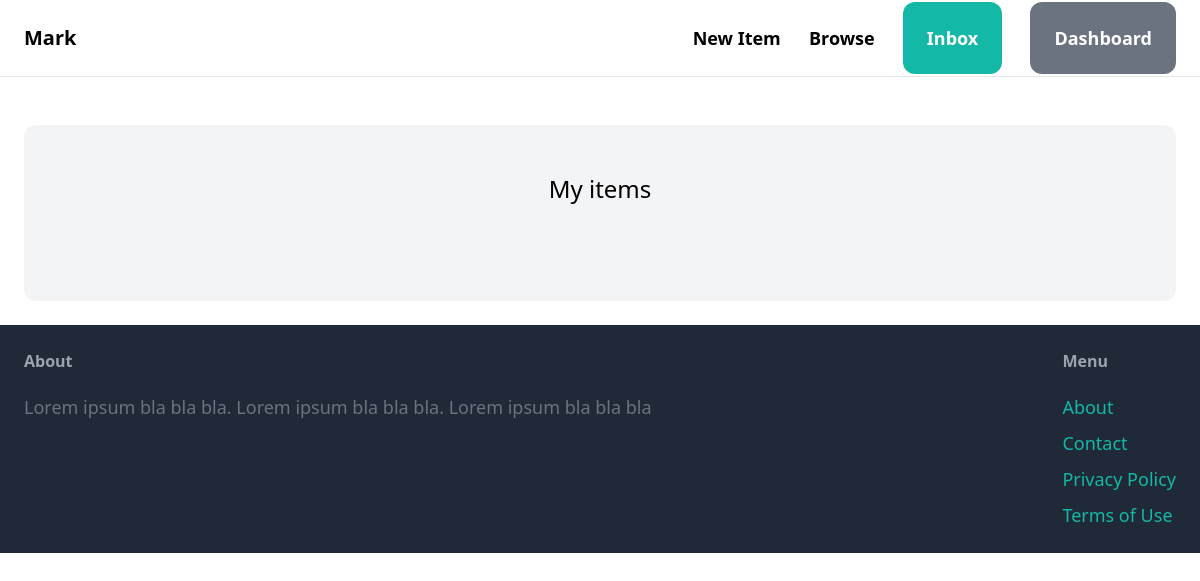
/dashboard/ (signed in), run on an earlier commit of the app's database.
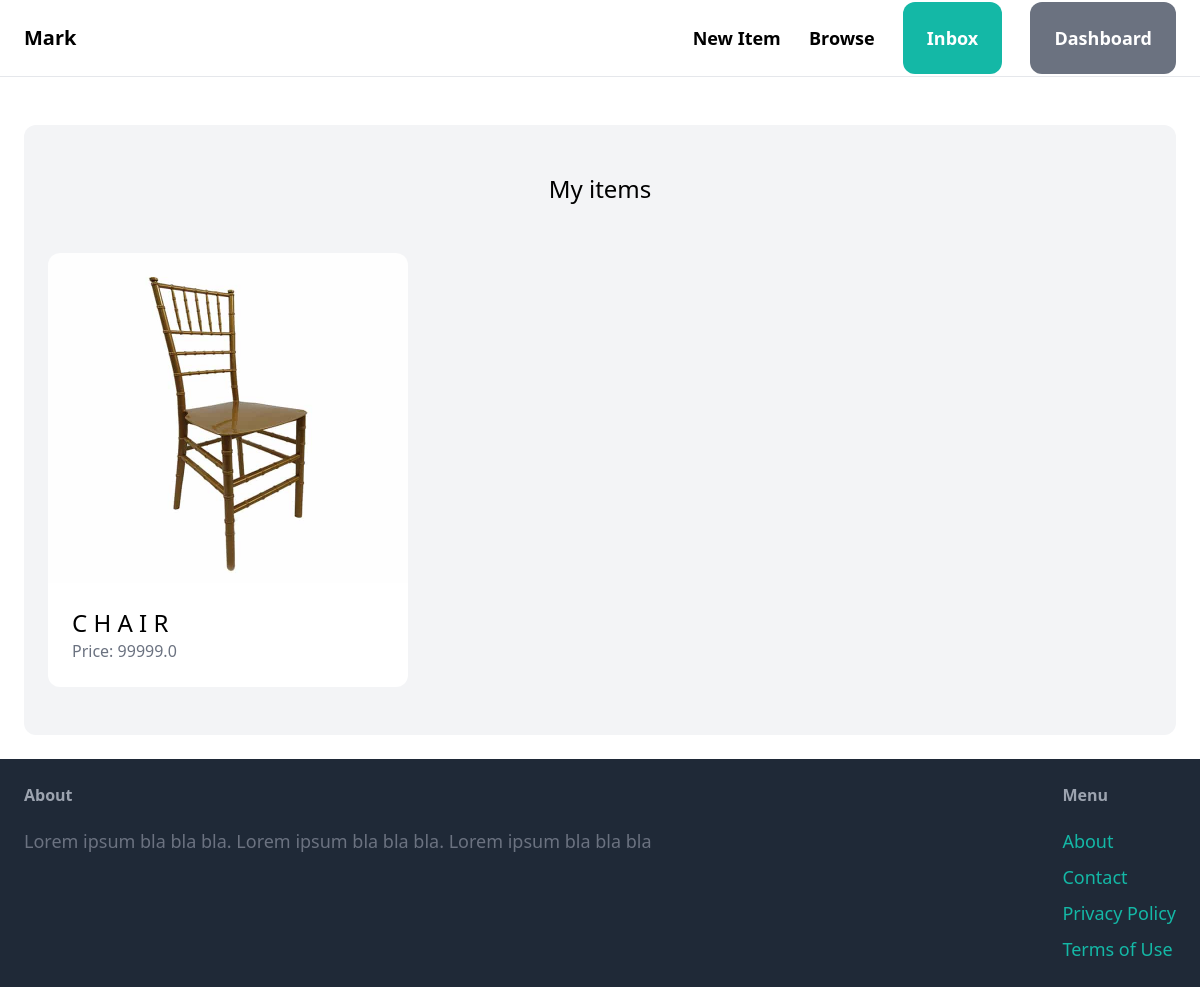
And on a later commit of the database.
### item/models.py (models this page shows, shortened)
class Item(models.Model):
    category = models.ForeignKey(Category,related_name='items',on_delete=models.CASCADE)
    name=models.CharField(max_length=255)
    description = models.TextField(blank=True, null=True)
    price = models.FloatField()
    image = models.ImageField(upload_to='item_images',blank=True,null=True)
    is_sold=models.BooleanField(default=False)
    created_by =models.ForeignKey(User, related_name='items',on_delete=models.CASCADE)
    created_at=models.DateTimeField(auto_now_add=True)

### dashboard/views.py (the view)
# urls.py: path('',views.index,name='index'),
@login_required
def index(request):
    items = Item.objects.filter(created_by=request.user)
    return render(request, 'dashboard/index.html',{
        'items':items,
    })

### dashboard/templates/dashboard/index.html (shortened to what this page needs)
{% extends 'core/base.html' %}
{% block content %}
    <div class="mt-6 px-6 py-12 bg-gray-100 rounded-xl">
        <h2 class="mb-12 text-2xl text-center">My items</h2>
        <div class="grid grid-cols-3 gap-3">
            {%for item in items%}
            <div>
                <a href="{% url 'item:detail' item.id %}">
                    <div>
                        <img src="{{item.image.url}}" class="rounded-t-xl">
                    </div>
                    <div class="p-6 bg-white rounded-b-xl">
                        <h2 class="text-2xl">{{item.name}}</h2>
                        <p class="text-gray-500">Price: {{item.price}}</p>
                    </div>
                </a>
            </div>
            {% endfor %}
        </div>
    </div>
{% endblock %}

What changed in the data, as far as the page shows it:
added Item: image (picture), name "C H A I R", price "99999.0"
